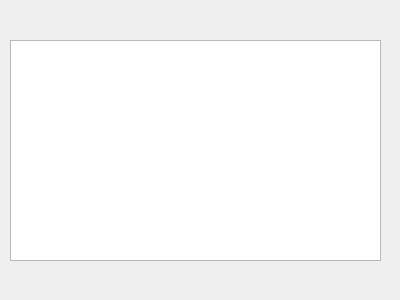
<?xml version="1.0" encoding="UTF-8"?>
<ui version="4.0">
 <class>Dialog_ShowDepart</class>
 <widget class="QDialog" name="Dialog_ShowDepart">
  <property name="geometry">
   <rect>
    <x>0</x>
    <y>0</y>
    <width>400</width>
    <height>300</height>
   </rect>
  </property>
  <property name="windowTitle">
   <string>显示部门</string>
  </property>
  <widget class="QTableWidget" name="tableWidget">
   <property name="geometry">
    <rect>
     <x>10</x>
     <y>40</y>
     <width>371</width>
     <height>221</height>
    </rect>
   </property>
  </widget>
 </widget>
 <resources/>
 <connections/>
</ui>
